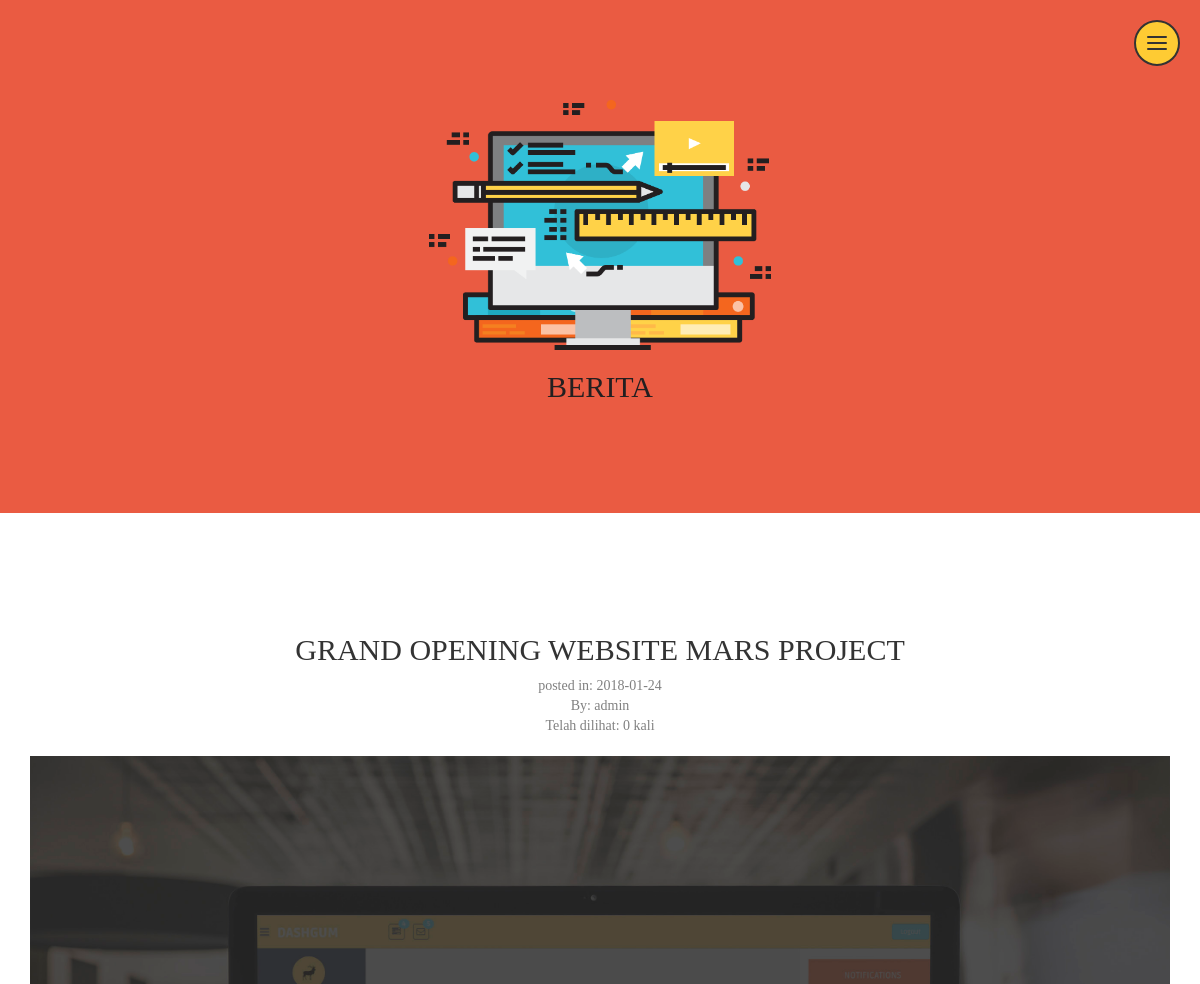
The app's page /index.php/news/detailnews/4 (upper part), older data.
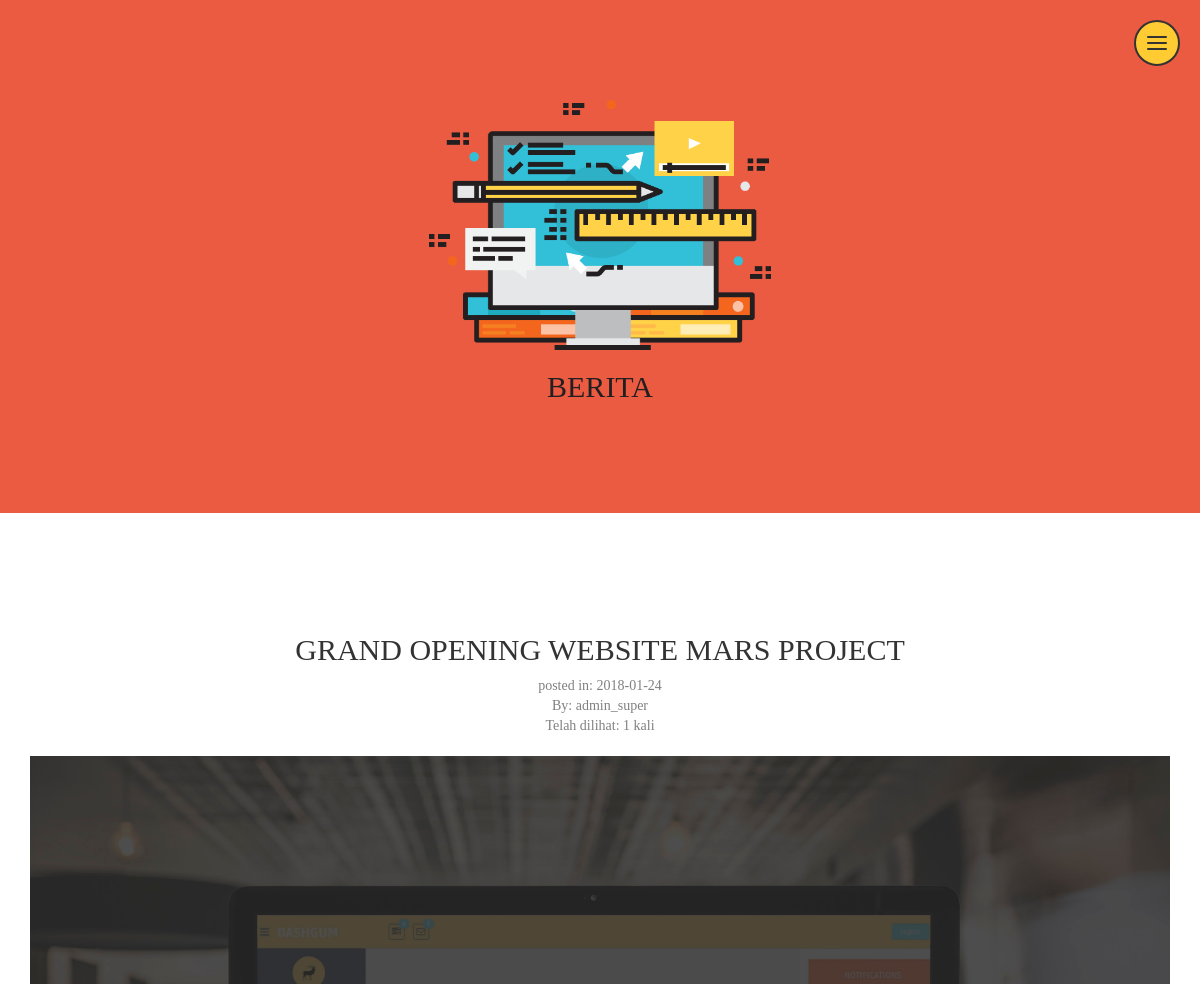
The same page, newer data.
### tables this page shows
CREATE TABLE `berita` (
  `id_berita` int(11) NOT NULL,
  `judul` varchar(50) NOT NULL,
  `isi` varchar(1500) NOT NULL,
  `gambar` varchar(50) NOT NULL,
  `tanggal_buat` date NOT NULL,
  `id_admin` int(11) NOT NULL,
  `index_pembaca` int(11) NOT NULL
);

### application/controllers/News.php (called while the page is built, shortened)
<?php
class News extends CI_Controller {
	public function detailNews($id){
		$this->load->model('mod_blog');
		if($this->session->tempdata('visitor') != 'visited') {
			$this->session->set_tempdata('visitor', 'visited', 1800);
			$id = 1;
		}
		if ($this->session->tempdata('reader') != 'read') {
			$this->session->set_tempdata('reader','read',1200);
			$this->mod_blog->updateCounter($id);
		}
		$berita = $this->mod_blog->getDataById($id)->result();
		$data = array(
			'data_detail' => $berita
		);
		$this->load->view('news_detail',$data);
	}
}

### index.php (called while the page is built, shortened)
<?php
require_once BASEPATH.'core/CodeIgniter.php';

### application/models/mod_blog.php (called while the page is built, shortened)
<?php
class mod_blog extends CI_model
{
	function getDataById($id){
		$this->db->select('*');
	    $this->db->from('berita');
	    $this->db->join('admin','admin.id_admin = berita.id_admin');
		$this->db->where('id_berita',$id);
    	return $this->db->get();
	}
  	function updateCounter($id){
  		$this->db->set('index_pembaca','index_pembaca+1',false);
  		$this->db->where('id_berita',$id);
  		$this->db->update('berita');
  	}
}
 ?>

### application/views/news_detail.php (the view, shortened to what this page needs)
<!DOCTYPE html>
<html>
<head>
	<link rel="stylesheet" type="text/css" href="<?php echo base_url(); ?>assets/css/bootstrap.css">
	<link rel="stylesheet" type="text/css" href="<?php echo base_url(); ?>assets/css/style.css">
	<link rel="stylesheet" type="text/css" href="<?php echo base_url(); ?>assets/css/owl.carousel.css">
	<link rel="stylesheet" type="text/css" href="<?php echo base_url(); ?>assets/css/owl.theme.default.css">
</head>
<body>
	<div class="menu">
		<a href="#" class="menu-link">
			<span class="menu-icon">
				<span class="menu-line menu-line1"></span>
				<span class="menu-line menu-line2"></span>
				<span class="menu-line menu-line3"></span>
			</span>
		</a>
	</div>
	<section id="latest-news">
		<div class="container">
			<div class="row">
				<div class="col-xs-12 text-center">
					<img src="<?php echo base_url(); ?>assets/img/latest-news.png" width="30%">
					<h1>Berita</h1>
				</div>
			</div>
		</div>
	</section>
	<section>
		<div class="container">
			<div class="row">
				<?php foreach ($data_detail as $detail) { ?>
					<div class="col-xs-12">
						<h1 class="text-center"><?php echo $detail->judul; ?></h1>
						<div class="text-center timestamps">posted in: <?php echo $detail->tanggal_buat; ?></div>
						<div class="text-center timestamps">By: <?php echo $detail->nama_admin; ?></div>
						<div class="text-center timestamps">Telah dilihat: <?php echo $detail->index_pembaca; ?> kali</div>
						<div style="padding: 20px 0px;"><img class="img-responsive" src="<?php echo base_url(); ?>assets/upload/berita/<?php echo $detail->gambar; ?>"></div>
					</div>
				<?php } ?>
			</div>
		</div>
	</section>
</body>
</html>

Row changes from the older to the newer data that the page shows:
changed berita "GRAND OPENING WEBSITE MARS PROJECT": id_admin.nama_admin "admin" → "admin_super"; index_pembaca "0" → "1"
